Frame 1 (no input): blank canvas, image omitted
Frame 60 (no input): blank canvas, image omitted
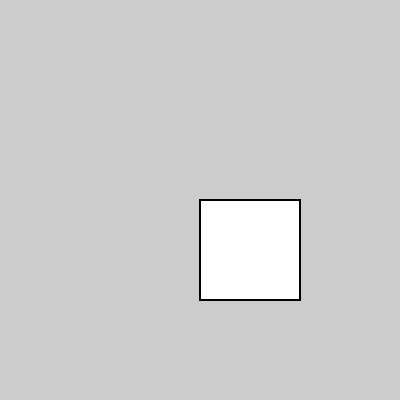
Frame 120 (the mouse pressed at the canvas centre since frame 60)

The p5.js sketch whose frames 1 and 60 were blank and that drew this single picture after the mouse press (run headless with seeded random() and noise() and a simulated clock; from frame 60 on, the mouse is pressed at the canvas centre):

// p5.js sketch
// ── sketch.js
/*
  Workshop: 
  "Learning Mathematics Through Programming 
  and Interactive Graphics with p5.js"
  by Juan Carlos Ponce Campuzano
  
  Meinjin Delta Brisbane, Australia, November 23-28, 2025
  Part II: Scaling Example
*/

function setup() {
  createCanvas(400, 400);
}

function draw() {
  background(204);
  
  translate(mouseX, mouseY);
  scale(mouseX/100);
  rect(0, 0, 50, 50)

}
